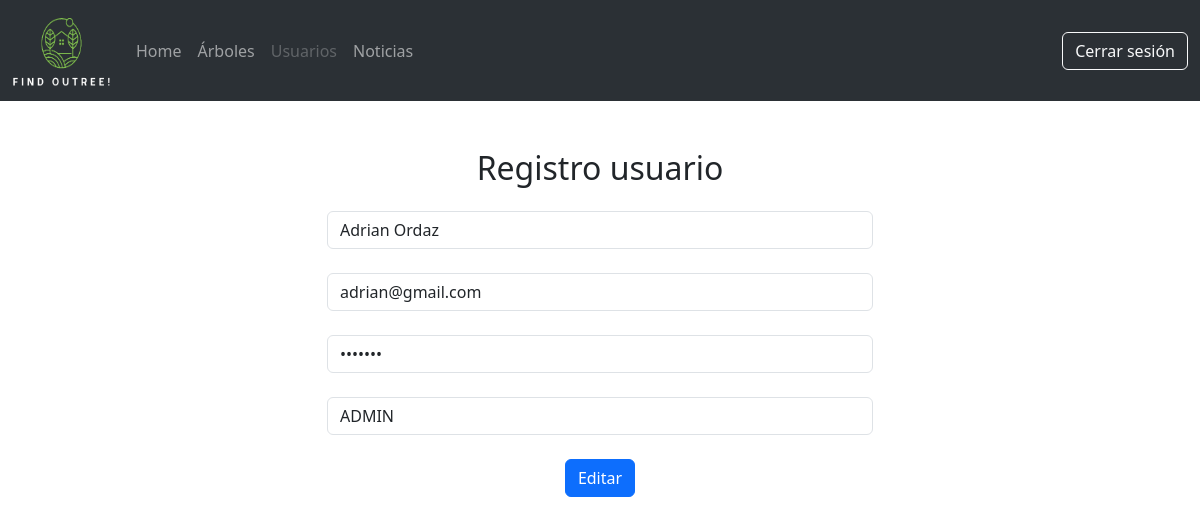
The app's page /editarUser.php?id_user=1 (signed in) with its own data.
### tables this page shows
CREATE TABLE `users` (
  `id_user` int(11) NOT NULL,
  `user_name` varchar(50) NOT NULL,
  `user_mail` varchar(50) NOT NULL,
  `password` varchar(50) NOT NULL,
  `puesto` varchar(50) NOT NULL
);

### php/functions.php (called while the page is built, shortened)
<?php
    function dbConnect(){
        $mysqli = new mysqli(SERVER, USERNAME, PASSWORD, DATABASE);
        if($mysqli->connect_errno != 0){
            return FALSE;
        }else{
            return $mysqli;
        }
    }
    function getUserById($id){
        $mysqli = dbConnect();
        $smtp = $mysqli->prepare("SELECT * FROM users WHERE id_user = ?");
        $smtp->bind_param("s",$id);
        $smtp->execute();
        $result = $smtp->get_result();
        $data = $result->fetch_all(MYSQLI_ASSOC);
        return $data;
    }

### editarUser.php (the view, shortened to what this page needs)
<?php require "php/functions.php"?>
<?php
    if(isset($_GET['id_user'])){
        $id = urldecode($_GET['id_user']);
        $user1 = getUserById($id);
    }
?>
<!DOCTYPE html>
<html>
<head>
    <link href="https://cdn.jsdelivr.net/npm/bootstrap@5.3.0/dist/css/bootstrap.min.css" rel="stylesheet">
</head>
<body>
<?php include "includes/navAdmin.php" ?>
  <div class="container">
    <div class="row justify-content-center">
      <div class="col-md-6">
        <form action="php/editar.php" id="editarRegistro" method="POST">
          <h2 class="mt-5 mb-4 text-center">Registro usuario</h2>
          <div class="form-group">
            <input type="text" class="form-control" name="nombre_user" value="<?php echo $user1[0]['user_name']?>" placeholder="Nombre de usuario" required>
          </div><br>
          <div class="form-group">
            <input type="email" class="form-control" name="correo_user" value="<?php echo $user1[0]['user_mail']?>" placeholder="Correo" required>
          </div><br>
          <div class="form-group">
            <input type="password" class="form-control" name="contrasena_user" value="<?php echo $user1[0]['password']?>" placeholder="Contraseña" required>
          </div><br>
          <div class="form-group">
            <input type="text" class="form-control" list="datalistOptions" name="puesto_user" value="<?php echo $user1[0]['puesto']?>" placeholder="Puesto que desarrollará" required>
          </div><br>
          <div class="container text-center"><button type="submit" class="btn btn-primary " name="editarRegistro">Editar</button></div>
        </form>
      </div>
    </div>
  </div>
</body>
</html>

### records on screen
users: nombre_user "Adrian Ordaz", correo_user "adrian@gmail.com", puesto_user "ADMIN"
